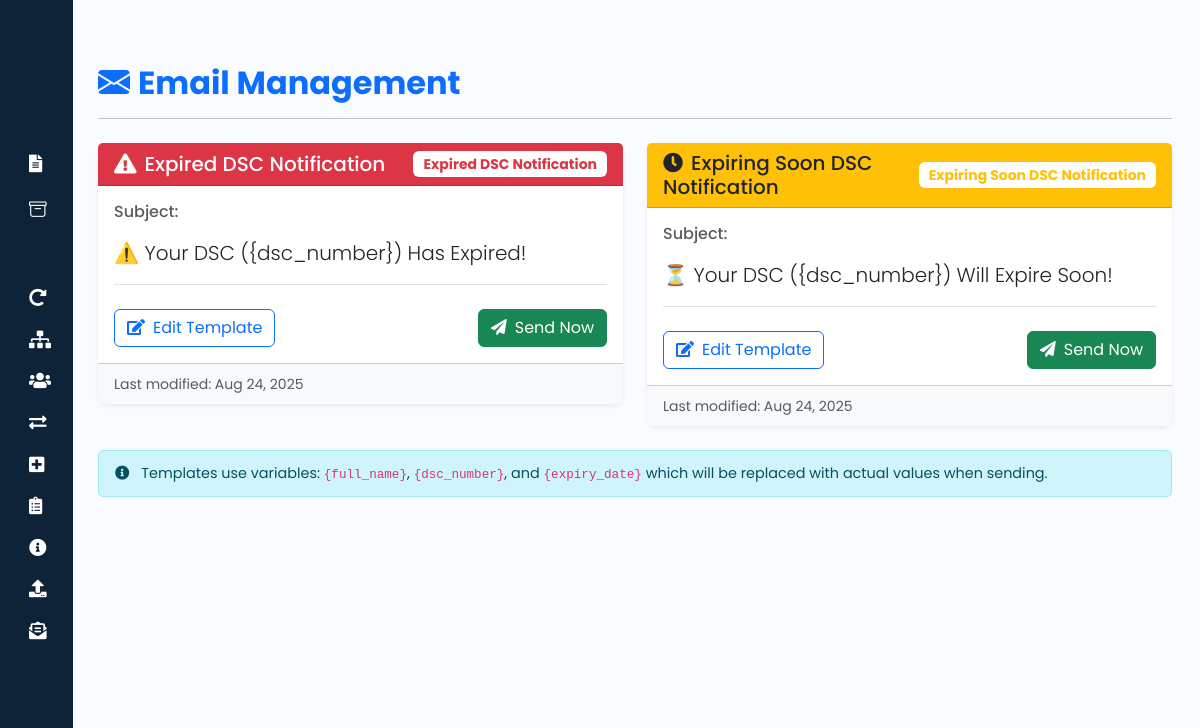
/email-templates/ (signed in), run on the app's committed database.
### home/models.py (models this page shows, shortened)
class EmailTemplate(models.Model):
    TEMPLATE_TYPES = [
        ('expired', 'Expired DSC Notification'),
        ('expiring', 'Expiring Soon DSC Notification'),
    ]
    template_type = models.CharField(max_length=20, choices=TEMPLATE_TYPES, unique=True)
    subject = models.CharField(max_length=200)
    body = models.TextField()
    last_modified = models.DateTimeField(auto_now=True)

### home/views.py (the view)
# urls.py: path('email-templates/', views.email_templates, name='email_templates'),
@login_required
@role_required('admin')
def email_templates(request):
    templates = EmailTemplate.objects.all()
    return render(request, 'emails/email_templates.html', {'templates': templates})

### template/emails/email_templates.html (shortened to what this page needs)
{% extends "base.html" %}
{% block content %}
<div class="container my-5">
        <h2 class="fw-bold text-primary">
            <i class="bi bi-envelope-fill me-2"></i>Email Management</h2>
    <hr class="mb-4" />
    <div class="row g-4">
        <div class="col-lg-6">
            <div class="card shadow-sm border-0">
                <div class="card-header bg-danger text-white d-flex justify-content-between align-items-center">
                    <h5 class="mb-0">
                        <i class="fas fa-exclamation-triangle me-2"></i>Expired DSC Notification
                    </h5>
                    <span class="badge bg-white text-danger">{{ templates.0.get_template_type_display }}</span>
                </div>
                <div class="card-body">
                    <h6 class="text-muted mb-3">Subject:</h6>
                    <p class="lead border-bottom pb-3">{{ templates.0.subject }}</p>
                    <div class="d-flex justify-content-between mt-4">
                        <a href="{% url 'edit_template' 'expired' %}" class="btn btn-outline-primary">
                            <i class="fas fa-edit me-2"></i>Edit Template
                        </a>
                        <a href="{% url 'send_notifications' 'expired' %}" class="btn btn-success">
                            <i class="fas fa-paper-plane me-2"></i>Send Now
                        </a>
                    </div>
                </div>
                <div class="card-footer bg-light">
                    <small class="text-muted">
                        Last modified: {{ templates.0.last_modified|date:"M d, Y " }}
                    </small>
                </div>
            </div>
        </div>
        <div class="col-lg-6">
            <div class="card shadow-sm border-0">
                <div class="card-header bg-warning text-dark d-flex justify-content-between align-items-center">
                    <h5 class="mb-0">
                        <i class="fas fa-clock me-2"></i>Expiring Soon DSC Notification
                    </h5>
                    <span class="badge bg-white text-warning">{{ templates.1.get_template_type_display }}</span>
                </div>
                <div class="card-body">
                    <h6 class="text-muted mb-3">Subject:</h6>
                    <p class="lead border-bottom pb-3">{{ templates.1.subject }}</p>
                    <div class="d-flex justify-content-between mt-4">
                        <a href="{% url 'edit_template' 'expiring' %}" class="btn btn-outline-primary">
                            <i class="fas fa-edit me-2"></i>Edit Template
                        </a>
                        <a href="{% url 'send_notifications' 'expiring' %}" class="btn btn-success">
                            <i class="fas fa-paper-plane me-2"></i>Send Now
                        </a>
                    </div>
                </div>
                <div class="card-footer bg-light">
                    <small class="text-muted">
                        Last modified: {{ templates.1.last_modified|date:"M d, Y " }}
                    </small>
                </div>
            </div>
        </div>
    </div>
    <div class="alert alert-info mt-4">
        <i class="fas fa-info-circle me-2"></i>
        Templates use variables: <code>{full_name}</code>, <code>{dsc_number}</code>, and <code>{expiry_date}</code>
        which will be replaced with actual values when sending.
    </div>
</div>
{% endblock %}

### template/base.html (shortened to what this page needs)
{% load static %}
<!DOCTYPE html>
<html lang="en">
<head>
    <link href="https://cdn.jsdelivr.net/npm/bootstrap-icons/font/bootstrap-icons.css" rel="stylesheet">
    <link href="https://cdn.jsdelivr.net/npm/bootstrap@5.3.0/dist/css/bootstrap.min.css" rel="stylesheet">
    <link href="https://cdn.jsdelivr.net/npm/bootstrap@5.1.3/dist/css/bootstrap.min.css" rel="stylesheet">
    <link href="https://cdn.lineicons.com/4.0/lineicons.css" rel="stylesheet" />
    <link href="https://cdn.jsdelivr.net/npm/bootstrap@5.3.0-alpha3/dist/css/bootstrap.min.css" rel="stylesheet"
>
    <link rel="stylesheet" href="{% static 'CSS/styles.css' %}">
    <link href="https://cdnjs.cloudflare.com/ajax/libs/font-awesome/5.15.4/css/all.min.css" rel="stylesheet">
    <link rel="stylesheet" href="https://cdn.jsdelivr.net/npm/bootstrap-icons/font/bootstrap-icons.css">
</head>
<body>
    <div class="wrapper">
        <aside id="sidebar">
            <div class="d-flex mt-1">
                <button class="toggle-btn" type="button">
                </button>
            </div>
            <ul class="sidebar-nav" style="padding-top: 1rem;">
                <li class="sidebar-item">
                    <a href="{% url 'admin_dashboard' %}" class="sidebar-link">
                    </a>
                </li>
                <li class="sidebar-item">
                    <a href="#" class="sidebar-link collapsed has-dropdown" data-bs-toggle="collapse"
                        data-bs-target="#auth" aria-expanded="false" aria-controls="auth">
                    </a>
                </li>
                <li class="sidebar-item">
                    <a href="#" class="sidebar-link collapsed has-dropdown" data-bs-toggle="collapse"
                        data-bs-target="#newentry" aria-expanded="false" aria-controls="newentry">
                        <i class="fas fa-file-alt"></i>
                    </a>
                </li>
                <li class="sidebar-item">
                    <a href="#" class="sidebar-link collapsed has-dropdown" data-bs-toggle="collapse"
                        data-bs-target="#shelfs" aria-expanded="false" aria-controls="shelfs">
                        <i class="bi bi-archive"></i>
                    </a>
                </li>
                <li class="sidebar-item">
                    <a href="{% url 'search_dsc'%}" class="sidebar-link">
                    </a>
                </li>
                <li class="sidebar-item">
                    <a href="{% url 'renewal'%}" class="sidebar-link">
                        <i class="fas fa-redo-alt"></i>
                    </a>
                </li>
                <li class="sidebar-item">
                    <a href="{% url 'map_dsc_entity'%}" class="sidebar-link">
                        <i class="fas fa-sitemap"></i>
                    </a>
                </li>
                <li class="sidebar-item">
                    <a href="{% url 'manage_users'%}" class="sidebar-link">
                        <i class="fas fa-users"></i>
                    </a>
                </li>
                <li class="sidebar-item">
                    <a href="#" class="sidebar-link collapsed has-dropdown" data-bs-toggle="collapse"
                        data-bs-target="#initiations" aria-expanded="false" aria-controls="initiations">
                        <i class="fas fa-exchange-alt"></i>
                    </a>
                </li>
                <li class="sidebar-item">
                    <a href="#" class="sidebar-link collapsed has-dropdown" data-bs-toggle="collapse"
                        data-bs-target="#extrafields" aria-expanded="false" aria-controls="extrafields">
                        <i class="fas fa-plus-square"></i>
                    </a>
                </li>
                <li class="sidebar-item">
                    <a href="{% url 'usage_logs'%}" class="sidebar-link">
                        <i class="fas fa-clipboard-list"></i>
                    </a>
                </li>
                <li class="sidebar-item">
                    <a href="{% url 'additional_details'%}" class="sidebar-link">
                        <i class="fas fa-info-circle"></i>
                    </a>
                </li>
                <li class="sidebar-item">
                    <a href="{% url 'bulk_upload_entity'%}" class="sidebar-link">
                        <i class="fas fa-upload"></i>
                    </a>
                </li>
                <li class="sidebar-item">
                    <a href="{% url 'email_templates'%}" class="sidebar-link">
                        <i class="fas fa-envelope-open-text"></i>
                    </a>
                </li>
                <li class="sidebar-item">
                    <a href="{% url 'logout'%}" class="sidebar-link">
                    </a>
                </li>
            </ul>
        </aside>
        <div class="main p-3">
            {% block content %}
            {% endblock %}
        </div>
    </div>
</body>
</html>

### static/CSS/styles.css (style rules this page uses)
a { text-decoration: none; }
li { list-style: none; }
body { font-family: 'Poppins', sans-serif; }
.wrapper { display: flex; }
.main { min-height: 100vh; width: 100%; overflow: hidden; transition: all 0.35s ease-in-out; background-color: #fafbfe; margin-left: 70px; transition: margin-left 0.25s ease-in-out; z-index: 999; }
#sidebar { width: 73px; min-width: 73px; z-index: 1000; transition: all .25s ease-in-out; background-color: #0e2238; display: flex; flex-direction: column; position: fixed; height: 100vh; top: 0; left: 0; overflow-y: auto; scroll-behavior: smooth; }
#sidebar { overflow: visible; }
.sidebar-nav { overflow: visible; }
.toggle-btn { background-color: transparent; cursor: pointer; border: 0; padding: 1rem 1.5rem; }
.sidebar-nav { padding: 2rem 0; flex: 1 1 auto; }
a.sidebar-link { padding: .625rem 1.625rem; color: #FFF; display: block; font-size: 0.9rem; white-space: nowrap; border-left: 3px solid transparent; }
.sidebar-link i { font-size: 1.1rem; margin-right: .75rem; }
.sidebar-item { position: relative; }
.alert { font-size: 0.9rem; padding: 0.75rem 1rem; border-radius: 5px; }
.card { transition: transform 0.2s ease-in-out, box-shadow 0.2s ease-in-out; }
.card { border-radius: 10px; box-shadow: 0px 4px 8px rgba(0, 0, 0, 0.1); }
.card-header { font-weight: bold; }
.badge { font-size: 14px; padding: 6px 10px; }
.alert { border-radius: 5px; }

### data on the page
EmailTemplate: template_type "Expired DSC Notification", subject "⚠️ Your DSC ({dsc_number}) Has Expired!", last_modified "Aug 24, 2025"
EmailTemplate: template_type "Expiring Soon DSC Notification", subject "⏳ Your DSC ({dsc_number}) Will Expire Soon!", last_modified "Aug 24, 2025"
